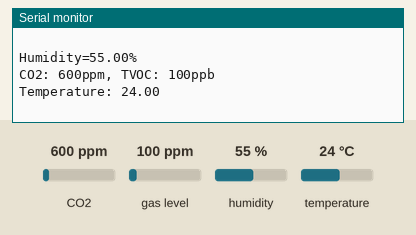
Recording of a sketch running on a simulated Arduino Uno, built with avr-gcc and run on an emulated ATmega328P. Parts: the last lines printed to the serial monitor. The test bench sets the inputs (shaded band); at power-on: CO2 600 ppm, gas level 100 ppm, humidity 55 %, temperature 24 °C.

Above: at 1.2 s.
1.3 s: CO2 set to 452 ppm
At 2.6 s:
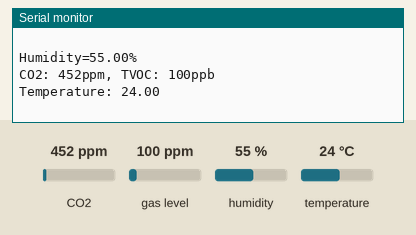
2.8 s: gas level set to 20 ppm
At 4.0 s:
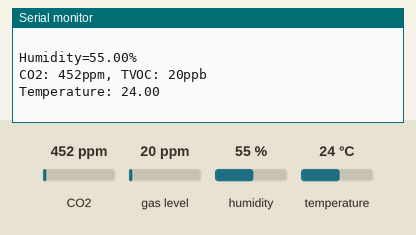
4.3 s: humidity set to 22 %
5.8 s: temperature set to 12 °C
At 7.1 s:
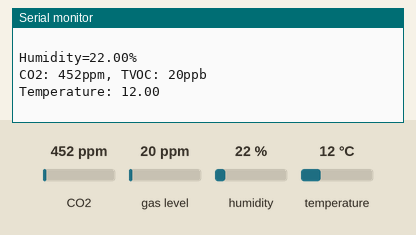

The sketch:

CJMCU_8118_UNO.ino
```cpp
#include <Wire.h>
#include <ClosedCube_HDC1080.h>
#include <Adafruit_CCS811.h>

Adafruit_CCS811 ccs;
ClosedCube_HDC1080 hdc1080;

void setup() {
Serial.begin(9600);
hdc1080.begin(0x40);
Serial.println("Sensor test");
if(!ccs.begin()){
Serial.println("Failed to start sensors! Please check your wiring.");
while(1);
}
//calibrate temperature sensor
while(!ccs.available());
float ccstemp = ccs.calculateTemperature();
ccs.setTempOffset(ccstemp - 25.0);
}

void loop() {
  if(ccs.available()){
  float ccstemp = ccs.calculateTemperature();
  float hdctemp = hdc1080.readTemperature();
  float temp = (ccstemp+hdctemp)/2; //mean value of temperature
  if(!ccs.readData()){
    Serial.print("Humidity=");
    Serial.print(hdc1080.readHumidity()); //prints hdc1080 humidity
    Serial.println("%");
    Serial.print("CO2: ");
    Serial.print(ccs.geteCO2());//prints ccs811 Co2
    Serial.print("ppm, TVOC: ");
    Serial.print(ccs.getTVOC());
    Serial.println("ppb");
    Serial.print("Temperature: ");
    Serial.println(temp);
    Serial.println("   ");
}
else{
Serial.println("ERROR!");
while(1);
}
}
delay(1000);
}
```

Measured:
- after the input at 1.3 s, the serial monitor: prints a new line after 0.84 s (image 1)
- after the input at 2.8 s, the serial monitor: prints a new line after 0.38 s (image 2)
- after the input at 5.8 s, the serial monitor: prints a new line after 0.54 s (image 3)
